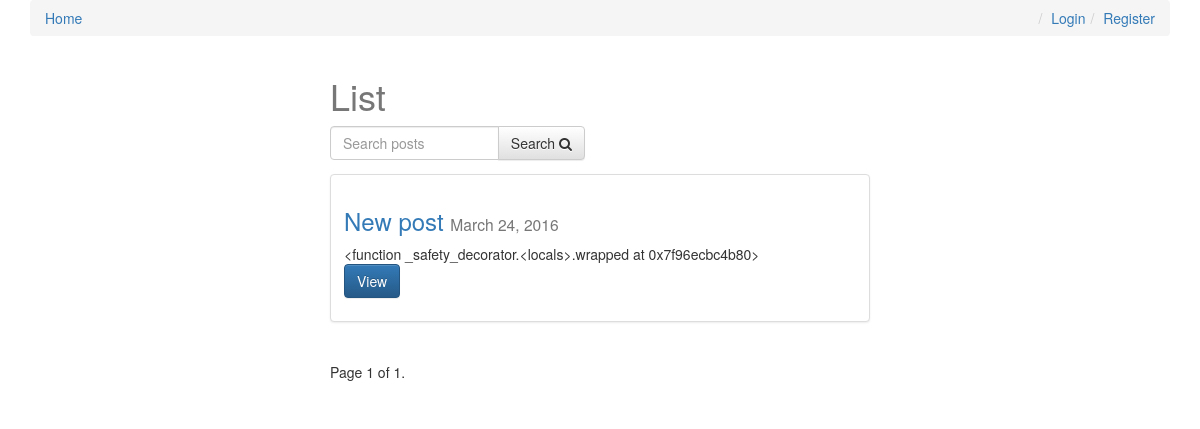
The page / on the database its author committed.
### posts/models.py (models this page shows, shortened)
class Post(models.Model):
    user = models.ForeignKey(settings.AUTH_USER_MODEL, default=1)
    title = models.CharField(max_length=120)
    slug = models.SlugField(unique=True)
    image = models.ImageField(upload_to=upload_location,
            null=True,
            blank=True,
            width_field="width_field",
            height_field="height_field")
    height_field = models.IntegerField(default=0)
    width_field = models.IntegerField(default=0)
    content = models.TextField()
    draft = models.BooleanField(default=False)
    publish = models.DateField(auto_now=False, auto_now_add=False)
    read_time =  models.IntegerField(default=0) # models.TimeField(null=True, blank=True) #assume minutes
    updated = models.DateTimeField(auto_now=True, auto_now_add=False)
    timestamp = models.DateTimeField(auto_now=False, auto_now_add=True)
    objects = PostManager()
    def get_absolute_url(self):
        return reverse("posts:detail", kwargs={"slug": self.slug})
    class Meta:
        ordering = ["-timestamp", "-updated"]
    def get_markdown(self):
        content = self.content
        markdown_text = markdown(content)
        return mark_safe(markdown_text)

### posts/views.py (the view, shortened to what this page needs)
# urls.py: url(r'^$', post_list, name='list'),
def post_list(request):
	today = timezone.now().date()
	queryset_list = Post.objects.active() #.order_by("-timestamp")
	if request.user.is_staff or request.user.is_superuser:
		queryset_list = Post.objects.all()
	query = request.GET.get("q")
	paginator = Paginator(queryset_list, 8) # Show 25 contacts per page
	page_request_var = "page"
	page = request.GET.get(page_request_var)
	try:
		queryset = paginator.page(page)
	except PageNotAnInteger:
		queryset = paginator.page(1)
	except EmptyPage:
		queryset = paginator.page(paginator.num_pages)
	context = {
		"object_list": queryset,
		"title": "List",
		"page_request_var": page_request_var,
		"today": today,
	}
	return render(request, "post_list.html", context)

### posts/models.py (called while the page is built)
    def active(self, *args, **kwargs):
        return super(PostManager, self).filter(draft=False).filter(publish__lte=timezone.now())

### templates/post_list.html (shortened to what this page needs)
{% extends "base.html" %}
{% block content %}
<div class='col-sm-6 col-sm-offset-3'>
    <h1>{{ title }}</h1>
<form method='GET' action='' class='row'>
        <div class='col-sm-6'>
            <div class='input-group'>
                <input class='form-control' type='text' name='q' placeholder='Search posts' value='{{ request.GET.q }}'/>
                <span class='input-group-btn'>
                    <button class='btn btn-default' type='submit'>Search <i class="fa fa-search"></i></button>
                </span>
            </div>
        </div>
</form>
{% for obj in object_list %}
<div class="row">
  <div class="col-sm-12">
    <div class="thumbnail">
      <div class="caption post-detail-item">
        <h3><a href='{{ obj.get_absolute_url }}'>{{ obj.title }}</a> <small>{{ obj.publish }}</small></h3>
        {{ obj.get_markdown|truncatechars_html:120 }}
        <p><a href="{{ obj.get_absolute_url }}" class="btn btn-primary" role="button">View</a></p>
      </div>
    </div>
  </div>
</div>
{% endfor %}
<div class="pagination">
    <span class="step-links">
        <span class="current">
            Page {{ object_list.number }} of {{ object_list.paginator.num_pages }}.
        </span>
    </span>
</div>
</div>
{% endblock content %}

### templates/base.html (shortened to what this page needs)
{% load staticfiles %}
<html>
<head>
<link rel="stylesheet" href="https://maxcdn.bootstrapcdn.com/bootstrap/3.3.6/css/bootstrap.min.css">
<link rel="stylesheet" href="https://maxcdn.bootstrapcdn.com/bootstrap/3.3.6/css/bootstrap-theme.min.css">
<link rel='stylesheet' href='https://maxcdn.bootstrapcdn.com/font-awesome/4.5.0/css/font-awesome.min.css' >
<link rel='stylesheet' href='{% static "css/base.css" %}' />
</head>
<body>
<div class='container'>
    <ol class='breadcrumb'>
        <li><a href='{% url "posts:list" %}'>Home</a></li>
        {% if not request.user.is_authenticated %}
        <li class='pull-right'><a href='{% url "register" %}'>Register</a></li>
        <li class='pull-right'><a href='{% url "login" %}'>Login</a></li>
        {% else %}
        <li class='pull-right'><a href='{% url "logout" %}'>Logout</a></li>
        {% endif %}
    </ol>
{% block content %}{% endblock content %}
</div>
</body>
</html>

### static/css/base.css (style rules this page uses)
h1 { color: #777777; }

### rows shown on the page
Post: title "New post", publish "March 24, 2016", get_markdown "<function _safety_decorator.<locals>.wrapped at 0x7f96ecbc4b80>"

### other values the page prints
{{ title }} "List"
{{ object_list.number }} "1"
{{ object_list.paginator.num_pages }} "1"
